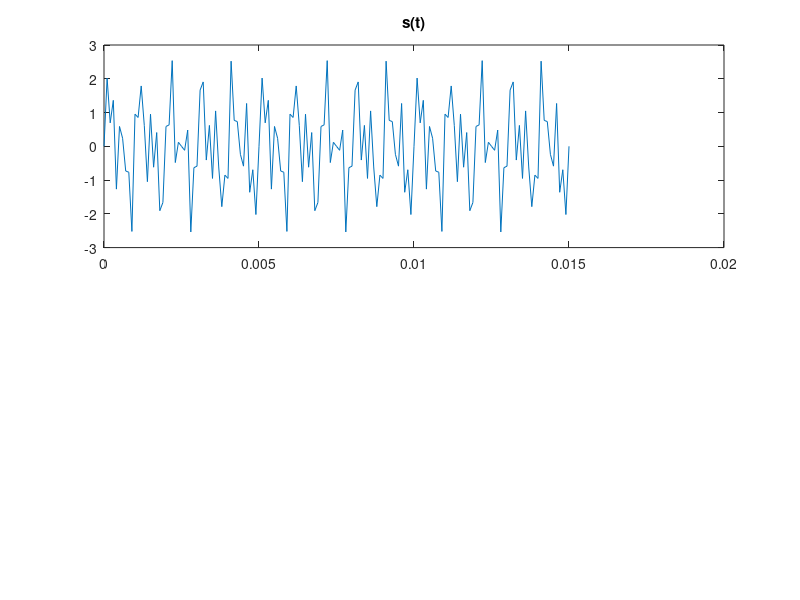

Source code (MATLAB): (Note: this script raises an error after producing the figure.)
%?

Fs = 10000;         % ferekanse nemoone bardari
F1 = 2000;
F2 = 1000;
F3 = 4200;
Ts = 1/Fs;          % Sampling period
T1 = 1/F1;            % Sampling period
T2 = 1/F2;            % Sampling period
T3 = 1/F3;            % Sampling period
L = 150;            % Length of signal
t = (0:L)/Fs;       % Time vector
S1 = sin(2*pi*F1*t);
S2 = sin(2*pi*F2*t);
S3 = sin(2*pi*F3*t);
S = S1 + S2 + S3;


figure;
subplot( 2 , 1 , 1);
plot(t,S);
title('s(t)');
sAfterFilter = filter (LowPassFunction , S);
subplot( 2 , 1 , 2);
plot (t , sAfterFilter);
title('s(t) after filter');

figure;
Y = abs(fftshift(fft(S)));
yAfterFilter = abs(fftshift(fft(sAfterFilter)));
w = (-L/2:L/2)*Fs;
subplot( 2 , 1 , 1);
plot (w , Y); 
title('S(w)');
subplot (2 , 1 ,2);
plot (w , yAfterFilter); 
title('S(w) after filter');